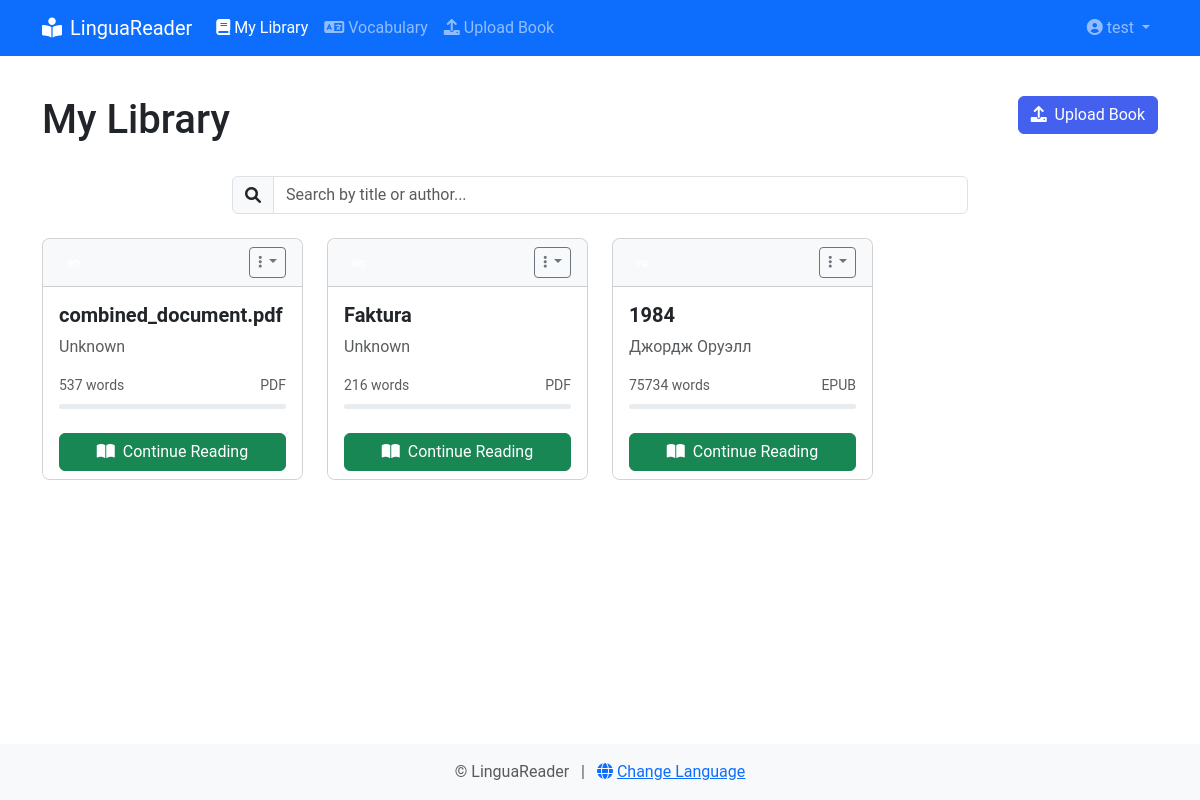
Screenshot of /books/library (signed in) with the database file from the repository.
### app/models/__init__.py (models this page shows, shortened)
class User(db.Model, UserMixin):
    __tablename__ = 'users'
    id = db.Column(db.Integer, primary_key=True)
    username = db.Column(db.String(64), unique=True, index=True)
    email = db.Column(db.String(120), unique=True, index=True)
    password_hash = db.Column(db.String(256))
    native_language = db.Column(db.String(5), default='en')
    learning_language = db.Column(db.String(5), default='de')
    created_at = db.Column(db.DateTime, default=datetime.utcnow)
    last_login = db.Column(db.DateTime, nullable=True)
    books = db.relationship('Book', backref='owner', lazy='dynamic')
    vocabulary_items = db.relationship('VocabularyItem', backref='user', lazy='dynamic')

class Book(db.Model):
    __tablename__ = 'books'
    id = db.Column(db.Integer, primary_key=True)
    title = db.Column(db.String(256), nullable=False)
    author = db.Column(db.String(256), nullable=True)
    language = db.Column(db.String(5), nullable=False)
    file_path = db.Column(db.String(512), nullable=False)
    original_filename = db.Column(db.String(256), nullable=False)
    file_type = db.Column(db.String(10), nullable=False)
    word_count = db.Column(db.Integer, default=0)
    created_at = db.Column(db.DateTime, default=datetime.utcnow)
    last_read_at = db.Column(db.DateTime, nullable=True)
    last_position = db.Column(db.Integer, default=0)  # Last reading position
    user_id = db.Column(db.Integer, db.ForeignKey('users.id'))

### app/routes/book.py (the view)
@book.route('/library')
@login_required
def library():
    print("Entering library route")
    books = Book.query.filter_by(user_id=current_user.id).all()
    print(f"Found {len(books)} books")
    return render_template('books/library.html', title='My Library', books=books)

### app/__init__.py (called while the page is built)
@login_manager.user_loader
def load_user(user_id):
    return User.query.get(int(user_id))

### app/templates/books/library.html (shortened to what this page needs)
{% extends "layout.html" %}
{% block content %}
<div class="row mb-4">
    <div class="col">
        <h1>{{ _('My Library') }}</h1>
    </div>
    <div class="col-auto">
        <a href="{{ url_for('book.upload') }}" class="btn btn-primary">
            <i class="fas fa-upload me-1"></i> {{ _('Upload Book') }}
        </a>
    </div>
</div>
<div class="row mb-4">
    <div class="col-md-8 mx-auto">
        <div class="input-group">
            <span class="input-group-text">
                <i class="fas fa-search"></i>
            </span>
            <input type="text" id="library-search" class="form-control" placeholder="{{ _('Search by title or author...') }}">
        </div>
    </div>
</div>
<div class="row" id="book-grid">
    {% if books %}
        {% for book in books %}
        <div class="col-md-4 col-lg-3 mb-4">
            <div class="card h-100 book-card">
                <div class="card-header bg-light d-flex justify-content-between align-items-center">
                    <span class="badge bg-{{ book.language_color }}">{{ book.language }}</span>
                    <div class="dropdown">
                        <button class="btn btn-sm btn-outline-secondary dropdown-toggle" type="button" data-bs-toggle="dropdown">
                            <i class="fas fa-ellipsis-v"></i>
                        </button>
                    </div>
                </div>
                <div class="card-body d-flex flex-column">
                    <h5 class="card-title text-truncate">{{ book.title }}</h5>
                    <p class="card-text text-muted">{{ book.author or _('Unknown author') }}</p>
                    <div class="mt-auto">
                        <div class="d-flex justify-content-between align-items-center">
                            <small class="text-muted">
                                {{ book.word_count }} {{ _('words') }}
                            </small>
                            <small class="text-muted">
                                {{ book.file_type.upper() }}
                            </small>
                        </div>
                        <div class="progress mt-2" style="height: 5px;">
                        </div>
                    </div>
                </div>
                <div class="card-footer bg-white border-top-0">
                    <a href="{{ url_for('reader.view', book_id=book.id) }}" class="btn btn-success w-100">
                        {% if book.last_read_at %}
                        <i class="fas fa-book-open me-1"></i> {{ _('Continue Reading') }}
                        {% else %}
                        <i class="fas fa-book me-1"></i> {{ _('Start Reading') }}
                        {% endif %}
                    </a>
                </div>
            </div>
        </div>
        {% endfor %}
    {% endif %}
</div>
{% endblock %}

### app/templates/layout.html (shortened to what this page needs)
{% block doc %}<!DOCTYPE html>
<html lang="{{ session.get('locale', 'en') }}">
<head>
    <link href="https://cdn.jsdelivr.net/npm/bootstrap@5.3.0-alpha1/dist/css/bootstrap.min.css" rel="stylesheet">
    <link rel="stylesheet" href="https://cdnjs.cloudflare.com/ajax/libs/font-awesome/6.0.0/css/all.min.css">
    <link rel="stylesheet" href="{{ url_for('static', filename='css/style.css') }}">
</head>
<body class="{% block body_class %}{% endblock %}">
    <nav class="navbar navbar-expand-lg navbar-dark bg-primary">
        <div class="container">
            <a class="navbar-brand" href="{{ url_for('book.library') }}">
                <i class="fas fa-book-reader me-2"></i>{{ _('LinguaReader') }}
            </a>
            <div class="collapse navbar-collapse" id="navbarNav">
                <ul class="navbar-nav me-auto">
                    {% if current_user.is_authenticated %}
                    <li class="nav-item">
                        <a class="nav-link {% if request.endpoint == 'book.library' %}active{% endif %}" href="{{ url_for('book.library') }}">
                            <i class="fas fa-book me-1"></i>{{ _('My Library') }}
                        </a>
                    </li>
                    <li class="nav-item">
                        <a class="nav-link {% if request.endpoint == 'reader.vocabulary' %}active{% endif %}" href="{{ url_for('reader.vocabulary') }}">
                            <i class="fas fa-language me-1"></i>{{ _('Vocabulary') }}
                        </a>
                    </li>
                    <li class="nav-item">
                        <a class="nav-link {% if request.endpoint == 'book.upload' %}active{% endif %}" href="{{ url_for('book.upload') }}">
                            <i class="fas fa-upload me-1"></i>{{ _('Upload Book') }}
                        </a>
                    </li>
                    {% endif %}
                </ul>
                <ul class="navbar-nav">
                    {% if current_user.is_authenticated %}
                    <li class="nav-item dropdown">
                        <a class="nav-link dropdown-toggle" href="#" id="userDropdown" role="button" data-bs-toggle="dropdown">
                            <i class="fas fa-user-circle me-1"></i>{{ current_user.username }}
                        </a>
                    </li>
                    {% endif %}
                </ul>
            </div>
        </div>
    </nav>
    <main class="container my-4">
        {% block content %}{% endblock %}
    </main>
    <footer class="bg-light py-3 mt-auto">
        <div class="container text-center">
            <p class="text-muted mb-0">
                &copy; {{ _('LinguaReader') }} {{ now.year }}
                <span class="mx-2">|</span>
                <a href="#" data-bs-toggle="modal" data-bs-target="#languageModal">
                    <i class="fas fa-globe me-1"></i>{{ _('Change Language') }}
                </a>
            </p>
        </div>
    </footer>
</body>
</html>{% endblock %}

### app/static/css/style.css (style rules this page uses)
:root { --primary-color: #4361ee; --secondary-color: #3f37c9; --accent-color: #4895ef; --success-color: #4cc9f0; --warning-color: #f72585; --info-color: #560bad; --light-color: #f8f9fa; --dark-color: #212529; }
body { font-family: 'Roboto', 'Segoe UI', sans-serif; min-height: 100vh; display: flex; flex-direction: column; }
main { flex: 1 0 auto; }
footer { flex-shrink: 0; margin-top: auto; }
.card { transition: transform 0.2s, box-shadow 0.2s; border-radius: 0.5rem; overflow: hidden; }
.card-title { font-weight: 600; }
.book-card { height: 100%; display: flex; flex-direction: column; }
.book-card .card-body { flex: 1; }
.progress { height: 5px; margin-top: 10px; }
.btn-primary { background-color: var(--primary-color); border-color: var(--primary-color); }

### rows the page displays
User: username "test"
Book: title "combined_document.pdf", author "Unknown", word_count "537", file_type "PDF"
Book: title "Faktura", author "Unknown", word_count "216", file_type "PDF"
Book: title "1984", author "Джордж Оруэлл", word_count "75734", file_type "EPUB"
